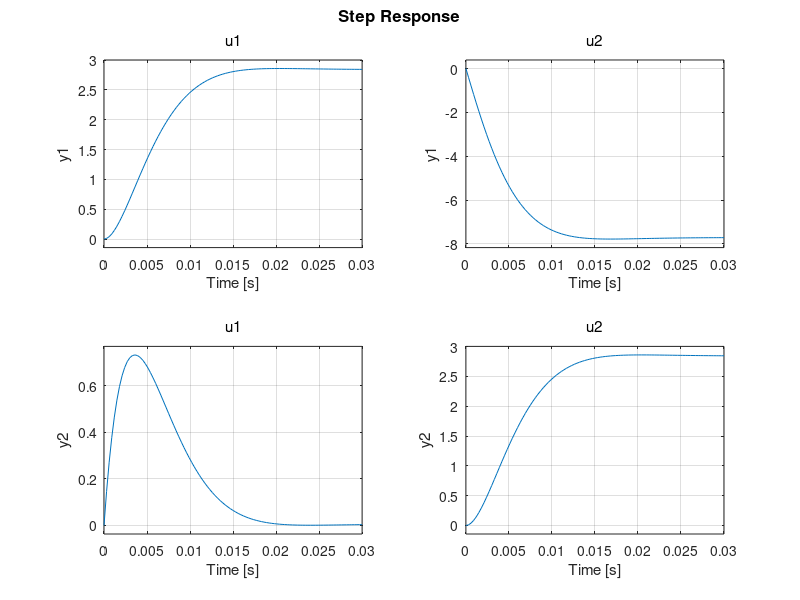

Source code (MATLAB):
% Simulation eines fremderregten Gleichstrommotors GS_M_TF.m
% Vorgabe von J, Psi, R_A, L_A und M_R1; Verwendung von M_R1s

clear; close all

%% Daten
J = 0.75e-3;	% kg m²
Psi = 0.35;	% V s - ist gleich KT bzw. KE
R_A = 0.95;	% Ohm
L_A = 1.9e-3;	% H
M_R1 = 70.6e-3;	% N m/1000 Upm
M_R1s = M_R1*60/(2*pi*1000);	% Umrechnung in N m s
%M_R0 = 0.18;	% N m  - trockene Reibung
%M_L0 = 1;	% N m  - Lastmoment
%U_A0 = 10;	% V - Eingangssprung
%U_B = 0.5;	% V - Buerstenspannung

%% Übertragungsfunktionen
s = tf('s');    % Laplace-Operator
G_Uw = Psi / (Psi^2+M_R1s*R_A + (J*R_A + M_R1s*L_A)*s + J*L_A*s^2);

G_Ui = (M_R1s + J*s) / (Psi^2+M_R1s*R_A + (J*R_A + M_R1s*L_A)*s + J*L_A*s^2);

G_Mw = -(R_A + L_A*s) / (Psi^2+M_R1s*R_A + (J*R_A + M_R1s*L_A)*s + J*L_A*s^2);

G_Mi = Psi / (Psi^2+M_R1s*R_A + (J*R_A + M_R1s*L_A)*s + J*L_A*s^2);

G = [G_Uw G_Mw  % Eingangsvektor [U_A; M_L]
     G_Ui G_Mi] % Ausgangsvektor [omega; I_A]

%% Darstellungen
step (G)
print (gcf, [mfilename '-step' '.emf'], '-dmeta');
